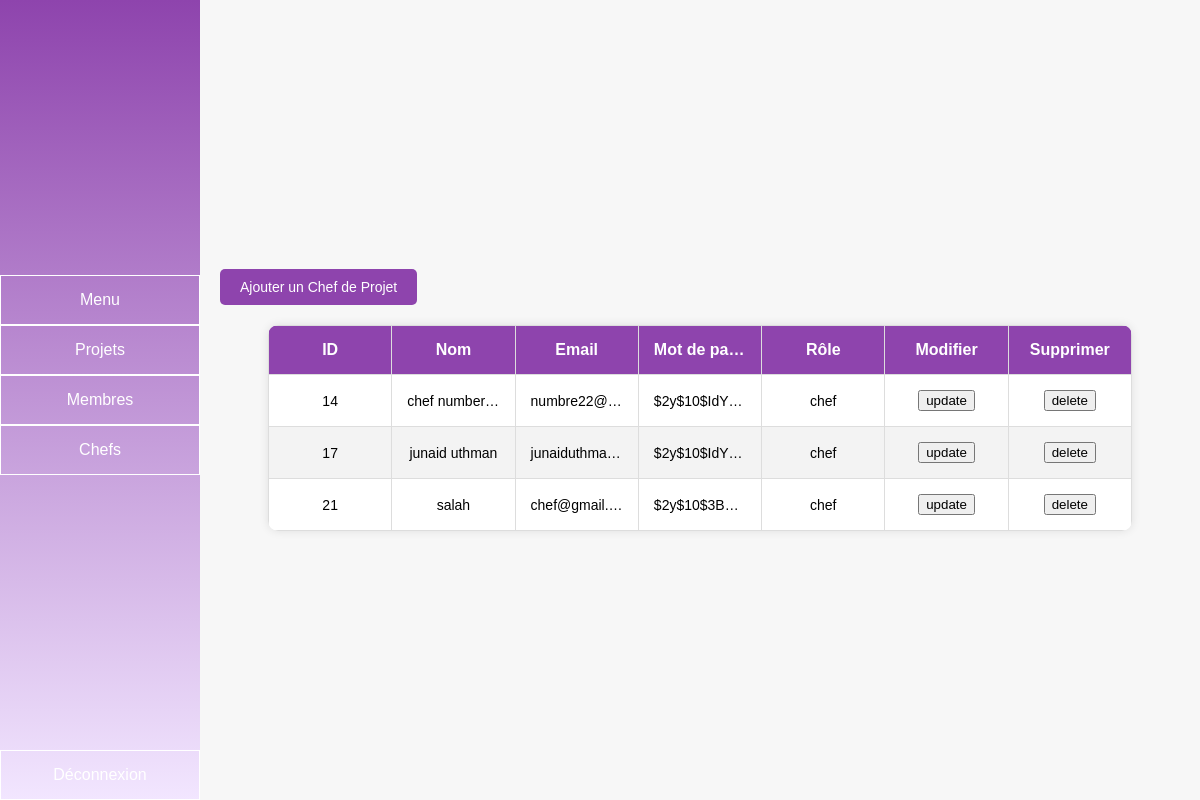
Page /espace_admin/index.php?action=chefs (signed in) on the committed database.
### tables this page shows
CREATE TABLE `user` (
  `id_user` int(11) NOT NULL,
  `nom_user` varchar(30) NOT NULL,
  `email` varchar(30) NOT NULL,
  `password` varchar(300) NOT NULL,
  `role` varchar(30) NOT NULL
);

### espace_admin/model/user_transaction.php (called while the page is built, shortened)
<?php
    class user_transaction{
        private $conn;
        public function __construct(){
            $db = new database();
            $this->conn = $db->connect();
        }
        public function display_all_chefs(){
            $query = $this->conn->query("SELECT * FROM user WHERE role='chef'");
            if ($query) {
                $chefs = $query->fetchAll(PDO::FETCH_ASSOC);
                return $chefs;
            }
        }
    }
?>

### espace_admin/model/database.php (called while the page is built, shortened)
<?php
class database {
    private $host = "localhost";
    private $db_name = "gestion_projet";
    private $username = "root";
    private $password = "";
    public function connect() {
        $this->conn = null;
        try {
            $this->conn = new PDO(
                "mysql:host=" . $this->host . ";dbname=" . $this->db_name,
                $this->username,
                $this->password
            );
            $this->conn->setAttribute(PDO::ATTR_ERRMODE, PDO::ERRMODE_EXCEPTION);
        } catch (PDOException $e) {
            echo "Erreur de connexion : " . $e->getMessage();
        }
        return $this->conn;
    }
}
?>

### espace_admin/vue/html/display_chefs.php (the view, shortened to what this page needs)
<!DOCTYPE html>
<html lang="en">
<head>
    <link rel="stylesheet" href="http://localhost/gestion_projet/espace_admin/vue/css/display_membres.css">
</head>
<body>
<div class="sidebar">
        <div class="buttons">
            <a href="index.php?action=homepage"><button>Menu</button></a>
            <a href="index.php?action=projects"><button>Projets</button></a>
            <a href="index.php?action=membres"><button>Membres</button></a>
            <a href="index.php?action=chefs"><button>Chefs</button></a>
        </div>
        <a href="index.php?action=deconexion"><button class="logout">Déconnexion</button></a>
    </div>
    <div class="content">
        <div class="table-container">
        <a href="index.php?action=add_chef_page"><button class="add-member-btn">Ajouter un Chef de Projet</button></a>
            <table class="styled-table">
                <thead>
                    <tr>
                        <th>ID</th>
                        <th>Nom</th>
                        <th>Email</th>
                        <th>Mot de passe</th>
                        <th>Rôle</th>
                        <th>Modifier</th>
                        <th>Supprimer</th>
                    </tr>
                </thead>
                <tbody>
                    <?php foreach ($chefs as $m) {  ?>
                        <tr>
                            <td><?php echo $m["id_user"]; ?></td>
                            <td><?php echo $m["nom_user"]; ?></td>
                            <td><?php echo $m["email"]; ?></td>
                            <td><?php echo $m["password"]; ?></td>
                            <td><?php echo $m["role"]; ?></td>
                            <td><a href="index.php?action=update_chef_page&id=<?php echo $m["id_user"]; ?>"><button>update</button></a></td>
                            <td><a href="index.php?action=delete_chef&id=<?php echo $m["id_user"]; ?>"><button>delete</button></a></td>
                        </tr>
                    <?php } ?>
                </tbody>
            </table>
        </div>
    </div>
</body>
</html>

### espace_admin/vue/css/display_membres.css (style rules this page uses)
body { margin: 0; font-family: Arial, sans-serif; display: flex; height: 100vh; }
.sidebar { width: 200px; background: linear-gradient(180deg, #8e44ad, #f2e6ff); padding: 0; display: flex; flex-direction: column; justify-content: space-between; align-items: stretch; position: fixed; height: 100vh; top: 0; left: 0; }
.sidebar .buttons { display: flex; flex-direction: column; margin-top: auto; margin-bottom: auto; }
.sidebar button { background: none; border: 1px solid white; width: 100%; padding: 15px; color: white; font-size: 16px; cursor: pointer; transition: background 0.3s; }
.content { flex: 1; padding: 20px; background: #f7f7f7; margin-left: 200px; display: flex; justify-content: center; align-items: center; }
.table-container { position: relative; width: 100%; }
.add-member-btn { background-color: #8e44ad; color: white; padding: 10px 20px; margin-bottom: 20px; border: none; cursor: pointer; font-size: 14px; border-radius: 5px; transition: background-color 0.3s ease; }
.styled-table { width: 90%; border-collapse: collapse; margin: auto; background: white; box-shadow: 0 0 10px rgba(0, 0, 0, 0.1); border-radius: 10px; overflow: hidden; table-layout: fixed; }
.styled-table thead { background-color: #8e44ad; color: white; text-align: left; }
.styled-table th, .styled-table td { padding: 15px; text-align: center; overflow: hidden; text-overflow: ellipsis; white-space: nowrap; border: 1px solid #ddd; }
.styled-table tbody tr:nth-child(even) { background-color: #f3f3f3; }
.styled-table th { font-size: 16px; }
.styled-table td { font-size: 14px; }

### rows in the picture
user: id_user "14", nom_user "chef number…", email "numbre22@…", password "$2y$10$IdY…", role "chef"
user: id_user "17", nom_user "junaid uthman", email "junaiduthma…", password "$2y$10$IdY…", role "chef"
user: id_user "21", nom_user "salah", email "chef@gmail.…", password "$2y$10$3B…", role "chef"
